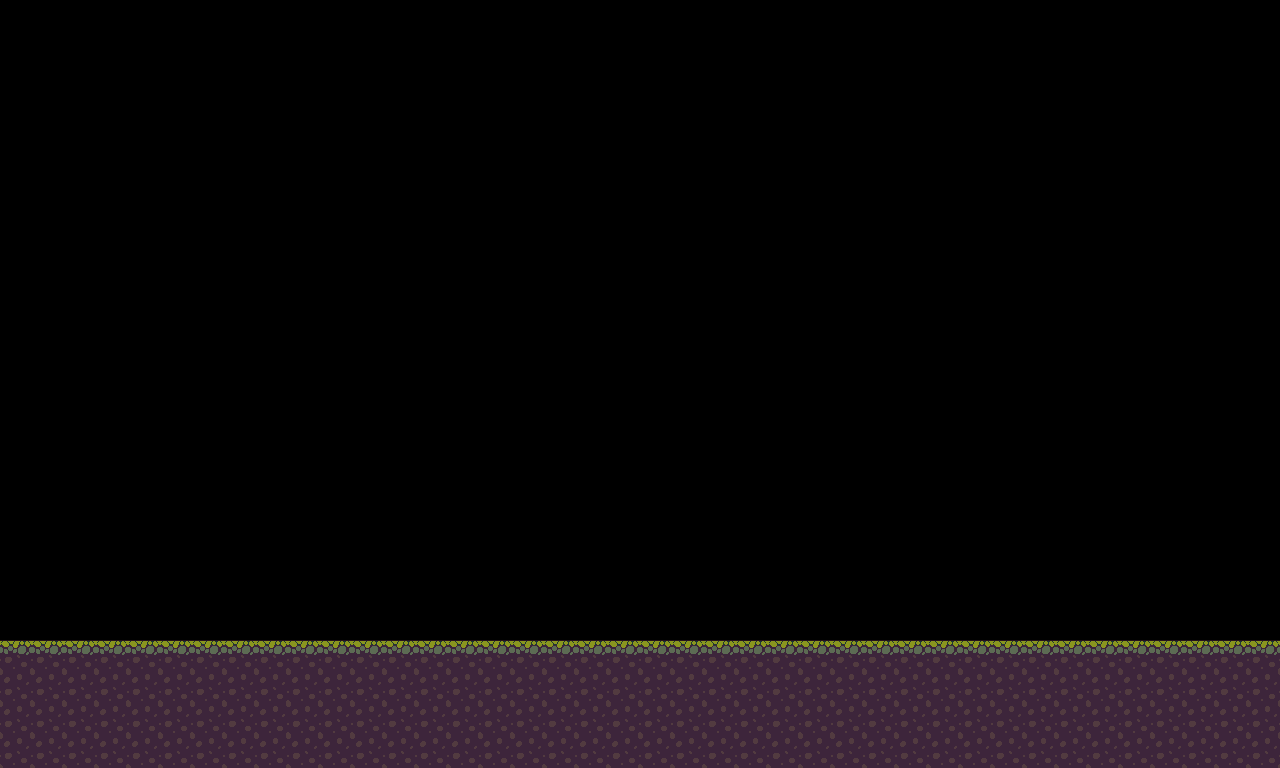

Tiled map render using the project's own tile images. Description and the whole map definition, tile-layer contents included, below:
An orthogonal 40x24 tile map with 32x32 px tiles, 1 tile layer (タイルレイヤー1).

<map version="1.10" tiledversion="1.11.2" orientation="orthogonal" renderorder="right-down" width="40" height="24" tilewidth="32" tileheight="32" infinite="0" nextlayerid="2" nextobjectid="1">
 <tileset firstgid="1" source="ForestTile.tsx" />
 <layer id="1" name="タイルレイヤー1" width="40" height="24">
  <data encoding="csv">
0,0,0,0,0,0,0,0,0,0,0,0,0,0,0,0,0,0,0,0,0,0,0,0,0,0,0,0,0,0,0,0,0,0,0,0,0,0,0,0,
0,0,0,0,0,0,0,0,0,0,0,0,0,0,0,0,0,0,0,0,0,0,0,0,0,0,0,0,0,0,0,0,0,0,0,0,0,0,0,0,
0,0,0,0,0,0,0,0,0,0,0,0,0,0,0,0,0,0,0,0,0,0,0,0,0,0,0,0,0,0,0,0,0,0,0,0,0,0,0,0,
0,0,0,0,0,0,0,0,0,0,0,0,0,0,0,0,0,0,0,0,0,0,0,0,0,0,0,0,0,0,0,0,0,0,0,0,0,0,0,0,
0,0,0,0,0,0,0,0,0,0,0,0,0,0,0,0,0,0,0,0,0,0,0,0,0,0,0,0,0,0,0,0,0,0,0,0,0,0,0,0,
0,0,0,0,0,0,0,0,0,0,0,0,0,0,0,0,0,0,0,0,0,0,0,0,0,0,0,0,0,0,0,0,0,0,0,0,0,0,0,0,
0,0,0,0,0,0,0,0,0,0,0,0,0,0,0,0,0,0,0,0,0,0,0,0,0,0,0,0,0,0,0,0,0,0,0,0,0,0,0,0,
0,0,0,0,0,0,0,0,0,0,0,0,0,0,0,0,0,0,0,0,0,0,0,0,0,0,0,0,0,0,0,0,0,0,0,0,0,0,0,0,
0,0,0,0,0,0,0,0,0,0,0,0,0,0,0,0,0,0,0,0,0,0,0,0,0,0,0,0,0,0,0,0,0,0,0,0,0,0,0,0,
0,0,0,0,0,0,0,0,0,0,0,0,0,0,0,0,0,0,0,0,0,0,0,0,0,0,0,0,0,0,0,0,0,0,0,0,0,0,0,0,
0,0,0,0,0,0,0,0,0,0,0,0,0,0,0,0,0,0,0,0,0,0,0,0,0,0,0,0,0,0,0,0,0,0,0,0,0,0,0,0,
0,0,0,0,0,0,0,0,0,0,0,0,0,0,0,0,0,0,0,0,0,0,0,0,0,0,0,0,0,0,0,0,0,0,0,0,0,0,0,0,
0,0,0,0,0,0,0,0,0,0,0,0,0,0,0,0,0,0,0,0,0,0,0,0,0,0,0,0,0,0,0,0,0,0,0,0,0,0,0,0,
0,0,0,0,0,0,0,0,0,0,0,0,0,0,0,0,0,0,0,0,0,0,0,0,0,0,0,0,0,0,0,0,0,0,0,0,0,0,0,0,
0,0,0,0,0,0,0,0,0,0,0,0,0,0,0,0,0,0,0,0,0,0,0,0,0,0,0,0,0,0,0,0,0,0,0,0,0,0,0,0,
0,0,0,0,0,0,0,0,0,0,0,0,0,0,0,0,0,0,0,0,0,0,0,0,0,0,0,0,0,0,0,0,0,0,0,0,0,0,0,0,
0,0,0,0,0,0,0,0,0,0,0,0,0,0,0,0,0,0,0,0,0,0,0,0,0,0,0,0,0,0,0,0,0,0,0,0,0,0,0,0,
0,0,0,0,0,0,0,0,0,0,0,0,0,0,0,0,0,0,0,0,0,0,0,0,0,0,0,0,0,0,0,0,0,0,0,0,0,0,0,0,
0,0,0,0,0,0,0,0,0,0,0,0,0,0,0,0,0,0,0,0,0,0,0,0,0,0,0,0,0,0,0,0,0,0,0,0,0,0,0,0,
0,0,0,0,0,0,0,0,0,0,0,0,0,0,0,0,0,0,0,0,0,0,0,0,0,0,0,0,0,0,0,0,0,0,0,0,0,0,0,0,
2,2,2,2,2,2,2,2,2,2,2,2,2,2,2,2,2,2,2,2,2,2,2,2,2,2,2,2,2,2,2,2,2,2,2,2,2,2,2,2,
12,12,12,12,12,12,12,12,12,12,12,12,12,12,12,12,12,12,12,12,12,12,12,12,12,12,12,12,12,12,12,12,12,12,12,12,12,12,12,12,
12,12,12,12,12,12,12,12,12,12,12,12,12,12,12,12,12,12,12,12,12,12,12,12,12,12,12,12,12,12,12,12,12,12,12,12,12,12,12,12,
12,12,12,12,12,12,12,12,12,12,12,12,12,12,12,12,12,12,12,12,12,12,12,12,12,12,12,12,12,12,12,12,12,12,12,12,12,12,12,12
</data>
 </layer>
</map>
